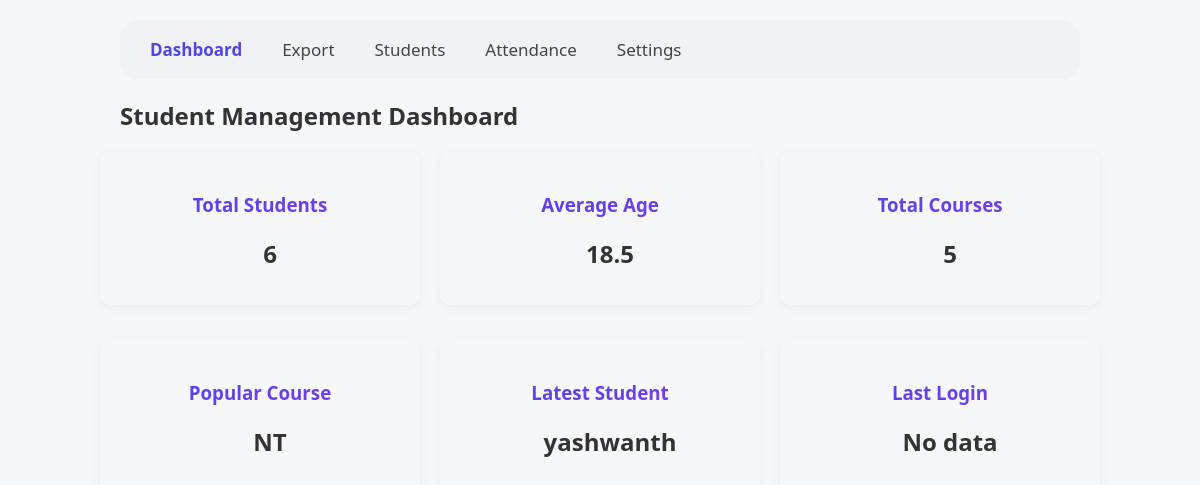
The app's page /dashboard, older data.
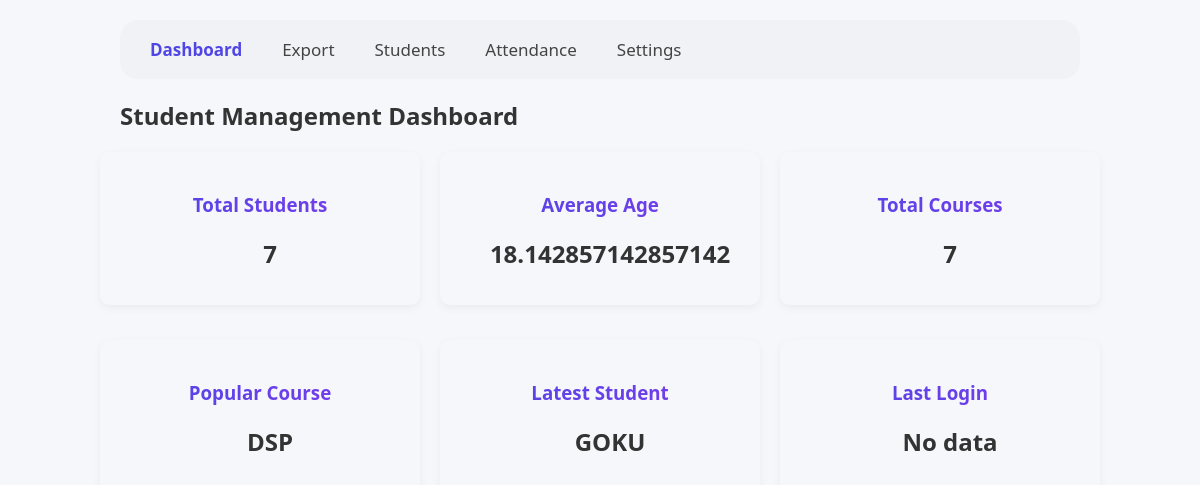
The same page, newer data.
### models.py (models this page shows)
class Student(db.Model):
    id = db.Column(db.Integer, primary_key=True)
    name = db.Column(db.String(100))
    age = db.Column(db.Integer)
    course = db.Column(db.String(100))

### app.py (the view)
@app.route("/dashboard")
def dashboard():
    students = Student.query.all()
    total_students = len(students)
    avg_age = sum([s.age for s in students]) / total_students if total_students else 0
    total_courses = len(set([s.course for s in students]))
    from collections import Counter
    courses = [s.course for s in students]
    popular_course = Counter(courses).most_common(1)[0][0] if courses else "None"
    latest_student = Student.query.order_by(Student.id.desc()).first()
    user = User.query.first()
    last_login = getattr(user, "last_login", "No data")
    return render_template(
        "dashboard.html",
        total_students=total_students,
        avg_age=avg_age,
        total_courses=total_courses,
        popular_course=popular_course,
        latest_student=latest_student,
        last_login=last_login
    )

### templates/dashboard.html (shortened to what this page needs)
<!DOCTYPE html>
<html>
<div class="container">
    <head>
        <link rel="stylesheet" href="{{ url_for('static', filename='css/style.css') }}">
    </head>
    <body class="{{ 'dark' if session.get('theme') == 'dark' else '' }}">
        {% include 'navbar.html' %}
        <h2>Student Management Dashboard</h2>
        <div class="dashboard">
            <div class="card">
                <h3>Total Students</h3>
                <h2>{{ total_students }}</h2>
            </div>
            <div class="card">
                <h3>Average Age</h3>
                <h2>{{ avg_age }}</h2>
            </div>
            <div class="card">
                <h3>Total Courses</h3>
                <h2>{{ total_courses }}</h2>
            </div>
        </div>
        <div class="dashboard">
            <div class="card">
                <h3>Popular Course</h3>
                <h2>{{ popular_course }}</h2>
            </div>
            <div class="card">
                <h3>Latest Student</h3>
                <h2>{{ latest_student.name if latest_student else "None" }}</h2>
            </div>
            <div class="card">
                <h3>Last Login</h3>
                <h2>{{ last_login }}</h2>
            </div>
        </div>
    </body>
</div>
</html>

Row changes from the older to the newer data that the page shows:
no longer on this page (row edited): Student: course "NT"
no longer on this page (row edited): Student: name "yashwanth"
now on this page (row edited): Student: course "DSP"
added Student: name "GOKU"
Text that changed along with them:
{{ total_students }}: "6" → "7"
{{ avg_age }}: "18.5" → "18.142857142857142"
{{ total_courses }}: "5" → "7"
